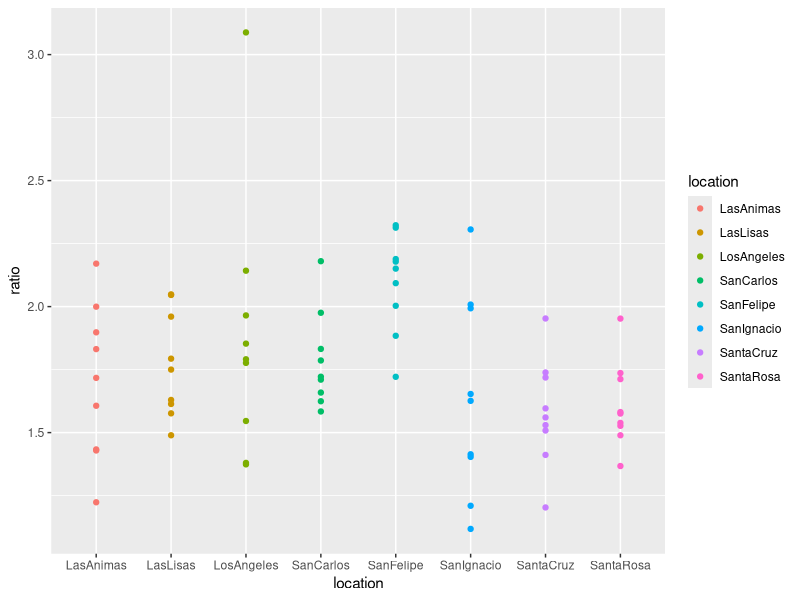

Source code (R): (Note: this script raises an error after producing the figure.)
#load R packages
library(vegan)
library(ape)
library(ggplot2)
library(grDevices)


#set working directory
#setwd("~/Documents/suaeda-morphometrics")
setwd("~/CCBER/Suaeda/suaeda-morphometrics")

#read data into program
dat <- read.csv("calyx_shape.csv",stringsAsFactors=TRUE, header=TRUE)

help("read.csv")

#explore data
head(dat)
summary(dat)

###############simple plot based on one variable and location##################
#ggplot(dat, aes(lf_length,"1", color = location)) + geom_point()
ggplot(dat, aes(location, ratio, color = location)) + geom_point()
#ggplot(dat, aes(location, area, color = location)) + geom_point()

#####ordering x axis terms#######
dat$location <- as.character(dat$location)
dat$location <- factor(dat$location, levels=unique(dat$location))

###########clustering########################
#clustering ### the good test data
set.seed(32297)
d <- data.frame(x=runif(100),y=runif(100))

#clustering ### the real data
x <- dat$area
y <- dat$length
d <- data.frame(x,y)
head(d)

#####k-means#####################################
clus <- kmeans(d, centers=4)
d$cluster <- clus$cluster

help(kmeans)

#plot
h <- do.call(rbind,
             lapply(unique(clus$cluster), 
                    function(c) { f <- subset(d,cluster==c); f[chull(f),]}))

ggplot() +
  geom_text(data=d,aes(label=cluster, x=x, y=y,
                       color=cluster), size=3) +
  geom_polygon(data=h,aes(x=x, y=y, group=cluster, fill=as.factor(cluster)),
               alpha=0.4,linetype=0) +
  theme(legend.position = "none")

############end k-means##########################
##############hierachical clustering###############
vars.to.use <- colnames(dat)[3:8]
pmatrix <- scale(dat[,vars.to.use])
pcenter <- attr(pmatrix, "scaled:center")
pscale <- attr(pmatrix, "scaled:scale")

d <- dist(pmatrix, method="euclidean")
pfit <- hclust(d, method="ward.D")
plot(pfit, labels=dat$location, horiz=TRUE, cex=0.4)

help(hclust)



#write.csv(test, "../test.txt")
#end here